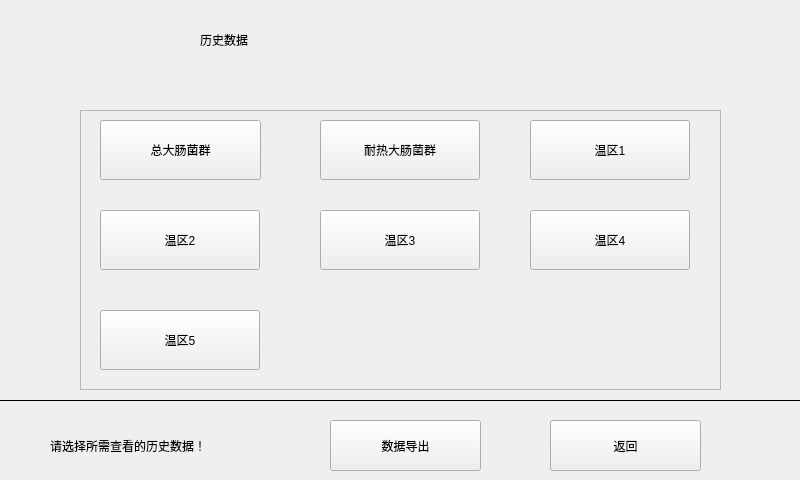
<?xml version="1.0" encoding="UTF-8"?>
<ui version="4.0">
 <class>HisData</class>
 <widget class="QWidget" name="HisData">
  <property name="geometry">
   <rect>
    <x>0</x>
    <y>0</y>
    <width>800</width>
    <height>480</height>
   </rect>
  </property>
  <property name="windowTitle">
   <string>Form</string>
  </property>
  <widget class="Line" name="line_2">
   <property name="geometry">
    <rect>
     <x>0</x>
     <y>400</y>
     <width>800</width>
     <height>1</height>
    </rect>
   </property>
   <property name="frameShadow">
    <enum>QFrame::Plain</enum>
   </property>
   <property name="orientation">
    <enum>Qt::Horizontal</enum>
   </property>
  </widget>
  <widget class="QLabel" name="label">
   <property name="geometry">
    <rect>
     <x>50</x>
     <y>420</y>
     <width>301</width>
     <height>51</height>
    </rect>
   </property>
   <property name="text">
    <string>请选择所需查看的历史数据！</string>
   </property>
  </widget>
  <widget class="QPushButton" name="pbExit">
   <property name="geometry">
    <rect>
     <x>550</x>
     <y>420</y>
     <width>151</width>
     <height>51</height>
    </rect>
   </property>
   <property name="text">
    <string>返回</string>
   </property>
  </widget>
  <widget class="QFrame" name="frame">
   <property name="geometry">
    <rect>
     <x>80</x>
     <y>110</y>
     <width>641</width>
     <height>280</height>
    </rect>
   </property>
   <property name="frameShape">
    <enum>QFrame::StyledPanel</enum>
   </property>
   <property name="frameShadow">
    <enum>QFrame::Raised</enum>
   </property>
   <widget class="QPushButton" name="pbTemp2">
    <property name="geometry">
     <rect>
      <x>20</x>
      <y>100</y>
      <width>160</width>
      <height>60</height>
     </rect>
    </property>
    <property name="text">
     <string>温区2</string>
    </property>
   </widget>
   <widget class="QPushButton" name="pbTemp1">
    <property name="geometry">
     <rect>
      <x>450</x>
      <y>10</y>
      <width>160</width>
      <height>60</height>
     </rect>
    </property>
    <property name="text">
     <string>温区1</string>
    </property>
   </widget>
   <widget class="QPushButton" name="pbTemp3">
    <property name="geometry">
     <rect>
      <x>240</x>
      <y>100</y>
      <width>160</width>
      <height>60</height>
     </rect>
    </property>
    <property name="text">
     <string>温区3</string>
    </property>
   </widget>
   <widget class="QPushButton" name="pbTemp4">
    <property name="geometry">
     <rect>
      <x>450</x>
      <y>100</y>
      <width>160</width>
      <height>60</height>
     </rect>
    </property>
    <property name="text">
     <string>温区4</string>
    </property>
   </widget>
   <widget class="QPushButton" name="pbTemp5">
    <property name="geometry">
     <rect>
      <x>20</x>
      <y>200</y>
      <width>160</width>
      <height>60</height>
     </rect>
    </property>
    <property name="text">
     <string>温区5</string>
    </property>
   </widget>
   <widget class="QPushButton" name="pbTolColi">
    <property name="geometry">
     <rect>
      <x>20</x>
      <y>10</y>
      <width>161</width>
      <height>60</height>
     </rect>
    </property>
    <property name="text">
     <string>总大肠菌群</string>
    </property>
   </widget>
   <widget class="QPushButton" name="pbFecColi">
    <property name="geometry">
     <rect>
      <x>240</x>
      <y>10</y>
      <width>160</width>
      <height>60</height>
     </rect>
    </property>
    <property name="text">
     <string>耐热大肠菌群</string>
    </property>
   </widget>
  </widget>
  <widget class="QLabel" name="lb_Title">
   <property name="geometry">
    <rect>
     <x>200</x>
     <y>20</y>
     <width>400</width>
     <height>40</height>
    </rect>
   </property>
   <property name="text">
    <string>历史数据</string>
   </property>
  </widget>
  <widget class="QPushButton" name="pbDataOut">
   <property name="geometry">
    <rect>
     <x>330</x>
     <y>420</y>
     <width>151</width>
     <height>51</height>
    </rect>
   </property>
   <property name="text">
    <string>数据导出</string>
   </property>
  </widget>
  <zorder>frame</zorder>
  <zorder>line_2</zorder>
  <zorder>label</zorder>
  <zorder>pbExit</zorder>
  <zorder>lb_Title</zorder>
  <zorder>pbDataOut</zorder>
 </widget>
 <resources/>
 <connections/>
</ui>
